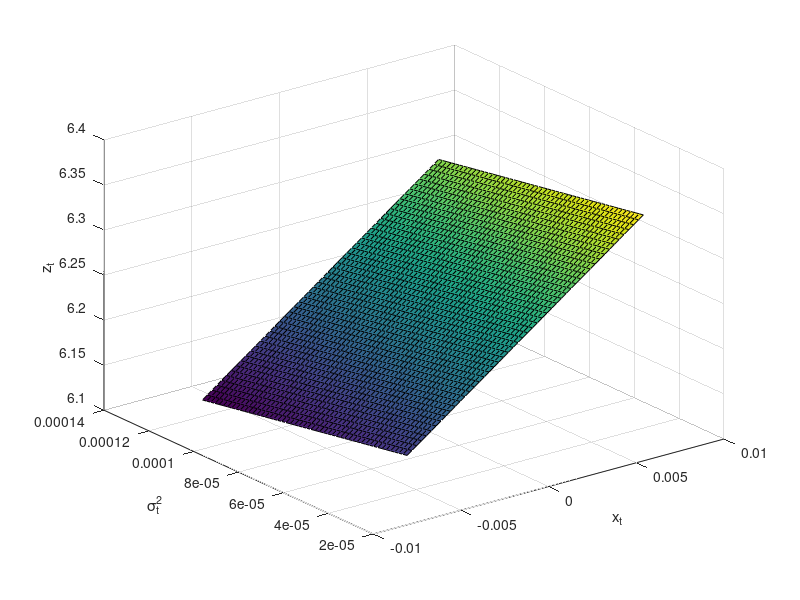
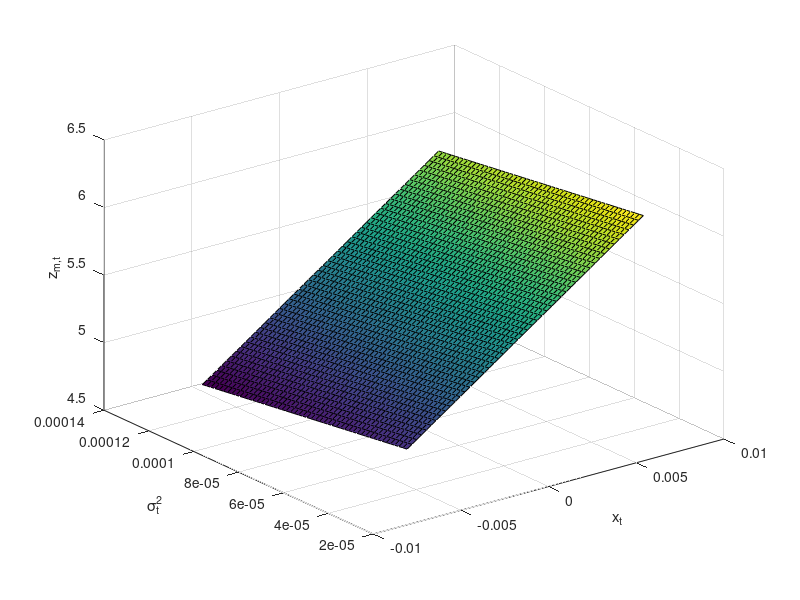
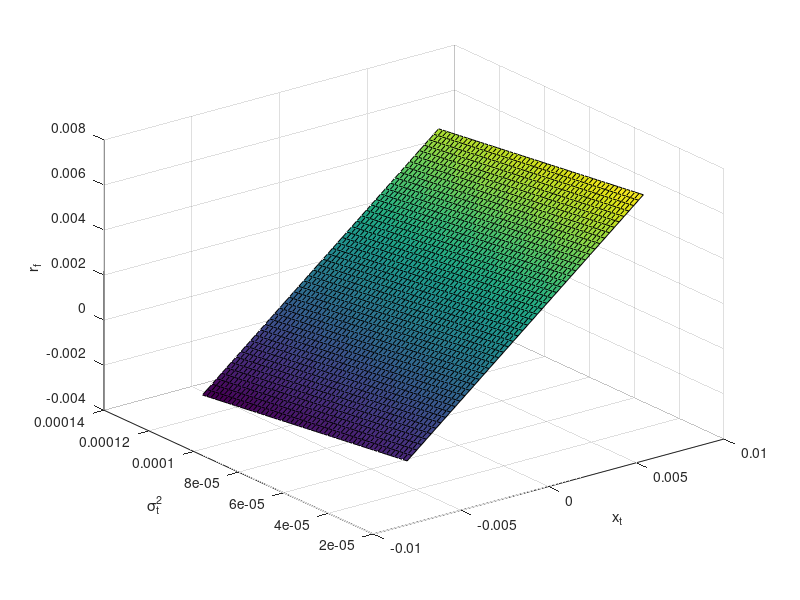
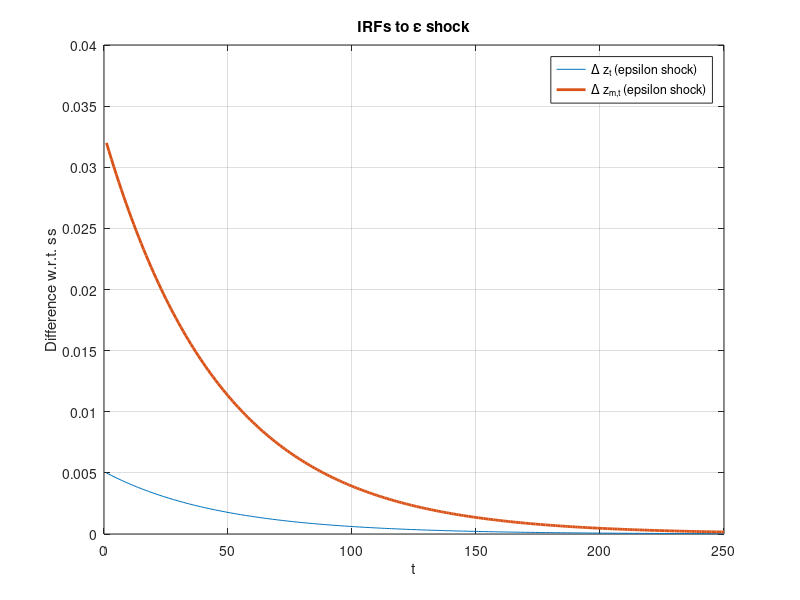

MATLAB code to generate these figures, in order:
%DIEGO ALVAREZ FLORES
%BY REPLICATION
%FIXED POINT METHOD
%DECEMBER, 2025

clear;
clc;

%% PARAMETERS
sigma=0.0078;
mu=0.0015;
rho=0.979;
psi=1.5;
gamma=10;
beta=0.998;
phi_e=0.044;
sigma_w=0.23e-5;
theta=(1-gamma)/(1-1/psi);
nu1=0.987;
phi=3;
mu_d=0.0015;
phi_d=4.5;

%% EQUATIONS (C0NSUMPTION)
function [k0] = function_k0(zbar,k1)
    k0=log(exp(zbar)+1)-k1*zbar;
end

function [k1] = function_k1(zbar)
    k1=exp(zbar)/(exp(zbar)+1);
end

function [A1] = function_A1(psi,k1,rho)
    A1=(1-1/psi)/(1-k1*rho);
end

function [A2] = function_A2(theta,psi,k1,A1,phi_e,nu1)
    A2=0.5*((theta-theta/psi)^2+(theta*k1*A1*phi_e)^2)/(theta*(1-k1*nu1));
end

function [A0] = function_A0(beta,mu,psi,k0,k1,A2,sigma_w,nu1,theta,sigma)
    A0=(log(beta)+mu*(1-1/psi)+k0+k1*A2*sigma^2*(1-nu1)+0.5*sigma_w^2*theta*(k1*A2)^2)/(1-k1);
end

%% FIXED-POINT (C0NSUMPTION)
function [k0,k1,A0,A1,A2,zbar] = solve_param_cons(beta,mu,psi,sigma_w,nu1,theta,rho,phi_e,sigma)
    zbar_init=0;
    max_iter=1000;
    terminate=0;
    crit=1e-9; 
    iter=1;
    while (terminate==0 & iter<max_iter)
        k1 = function_k1(zbar_init);
        k0 = function_k0(zbar_init,k1);
        A1 = function_A1(psi,k1,rho);
        A2 = function_A2(theta,psi,k1,A1,phi_e,nu1);
        A0 = function_A0(beta,mu,psi,k0,k1,A2,sigma_w,nu1,theta,sigma);
        zbar = A0+A2*sigma^2;
        if abs(zbar-zbar_init)<crit
            terminate=1;
        end        
        zbar_init=zbar;
        iter=iter+1;
    end
end

[k0,k1,A0,A1,A2,zbar] = solve_param_cons(beta,mu,psi,sigma_w,nu1,theta,rho,phi_e,sigma);

%% EQUATIONS (DIVIDEND)
function [k0m] = function_k0m(zbarm,k1m)
    k0m=log(exp(zbarm)+1)-k1m*zbarm;
end

function [k1m] = function_k1m(zbarm)
    k1m=exp(zbarm)/(exp(zbarm)+1);
end

function [A1m] = function_A1m(psi,k1m,rho,phi)
    A1m=(phi-1/psi)/(1-k1m*rho);
end

function [A2m] = function_A2m(theta,psi,k1,A1,phi_e,nu1,A2,k1m,A1m,phi_d)
    A2m = (A2*(1-theta)*(1-k1*nu1)+0.5*((theta-1-theta/psi)^2 ...
        +((theta-1)*k1*A1*phi_e+k1m*A1m*phi_e)^2+phi_d^2))/(1-k1m*nu1);
end

function [A0m] = function_A0m(beta,mu,psi,k0,k1,A2,sigma_w,nu1,theta,sigma,A0,k0m,k1m,A2m,mu_d)
    A0m = (theta*log(beta)+mu*(theta-1-theta/psi)+(theta-1)*(k0+A0*(k1-1))+(theta-1)*k1*A2*sigma^2*(1-nu1) ...
        +k0m+k1m*A2m*sigma^2*(1-nu1)+mu_d+0.5*sigma_w^2*((theta-1)*k1*A2+k1m*A2m)^2)/(1-k1m);
end

%% FIXED-POINT (DIVIDEND)
function [k0m,k1m,A0m,A1m,A2m,zbarm] = solve_param_div(beta,mu,psi,sigma_w,nu1,theta,rho,phi_e,sigma, ...
        phi,k0,k1,A0,A1,A2,phi_d,mu_d)
    zbarm_init=0;
    max_iter=1000;
    terminate=0;
    crit=1e-9; 
    iter=1;
    while (terminate==0 & iter<max_iter)
        k1m = function_k1m(zbarm_init);
        k0m = function_k0m(zbarm_init,k1m);
        A1m = function_A1m(psi,k1m,rho,phi);
        A2m = function_A2m(theta,psi,k1,A1,phi_e,nu1,A2,k1m,A1m,phi_d);
        A0m = function_A0m(beta,mu,psi,k0,k1,A2,sigma_w,nu1,theta,sigma,A0,k0m,k1m,A2m,mu_d);
        zbarm = A0m+A2m*sigma^2;
        if abs(zbarm-zbarm_init)<crit
            terminate=1;
        end        
        zbarm_init=zbarm;
        iter=iter+1;
    end
end

[k0m,k1m,A0m,A1m,A2m,zbarm] = solve_param_div(beta,mu,psi,sigma_w,nu1,theta,rho,phi_e,sigma, ...
        phi,k0,k1,A0,A1,A2,phi_d,mu_d);

%% LOG-LINEARIZATION
function [sigma2_grid] = simple_sigma2_grid(Ns2,sigma)
    sigma2_min=0.5*sigma^2;
    sigma2_max=2*sigma^2;
    sigma2_grid=linspace(sigma2_min,sigma2_max,Ns2);
end

function [x_grid] = simple_x_grid(Nx,phi_e,sigma,rho)
    std_x=sqrt((phi_e^2*sigma^2)/(1-rho^2));
    x_min=-4*std_x;
    x_max=4*std_x;
    x_grid=linspace(x_min,x_max,Nx);
end

function [zt] = function_log_zt(sigma2_grid,x_grid,A0,A1,A2)
    [SIGMA2,X]=ndgrid(sigma2_grid,x_grid);
    zt=A0+A1.*X+A2.*SIGMA2;
end

Ns2=50;
Nx=50;
[sigma2_grid]=simple_sigma2_grid(Ns2,sigma);
[x_grid]=simple_x_grid(Nx,phi_e,sigma,rho);
[zt] = function_log_zt(sigma2_grid,x_grid,A0,A1,A2);

figure(1)
surf(x_grid,sigma2_grid,zt)
xlabel('x_t'); ylabel('\sigma_t^2'); zlabel('z_t')
saveas(figure(1),'figure1.png')

function [ztm] = function_log_ztm(sigma2_grid,x_grid,A0m,A1m,A2m)
    [SIGMA2,X]=ndgrid(sigma2_grid,x_grid);
    ztm=A0m+A1m.*X+A2m.*SIGMA2;
end

[ztm] = function_log_ztm(sigma2_grid,x_grid,A0m,A1m,A2m);

figure(2)
surf(x_grid,sigma2_grid,ztm)
xlabel('x_t'); ylabel('\sigma_t^2'); zlabel('z_{m,t}')
saveas(figure(2),'figure2.png')

function [rf] = function_rf(beta,mu,psi,theta,k1,A1,A2,sigma_w,x_grid,sigma2_grid,phi_e)
    [SIGMA2,X]=ndgrid(sigma2_grid,x_grid);
    rf=-log(beta)+(1/psi)*mu+((theta-1)/2)*(k1*A2)^2*sigma_w^2+(1/psi)*X+ ...
        0.5*(theta-1-theta/psi^2)*SIGMA2+((theta-1)/2)*(k1*A1*phi_e)^2*SIGMA2;
end

[rf] = function_rf(beta,mu,psi,theta,k1,A1,A2,sigma_w,x_grid,sigma2_grid,phi_e);

figure(3)
surf(x_grid,sigma2_grid,rf)
xlabel('x_t'); ylabel('\sigma_t^2'); zlabel('r_f')
saveas(figure(3),'figure3.png')

%% IRFs

function [x,s2,diff_z,diff_zm] = function_irf_z_zm(T,x0,sigma20,rho,phi_e,nu1,sigma,sigma_w, ...
                        A0,A1,A2,A0m,A1m,A2m,shockType)
    shockSize=1;
    x=zeros(T+1,1);
    s2=zeros(T+1,1);
    x(1)=x0;
    s2(1)=sigma20;
    eps=zeros(T,1);
    omg=zeros(T,1);

    if strcmpi(shockType,'epsilon')
        eps(1)=shockSize;
    elseif strcmpi(shockType,'omega')
        omg(1)=shockSize;
    else
        error('shockType must be ''epsilon'' or ''omega');
    end

    for t=1:T
        x(t+1)=rho*x(t)+phi_e*sqrt(s2(t))*eps(t);
        s2(t+1)=sigma^2+nu1*(s2(t)-sigma^2)+sigma_w*omg(t);
        s2(t+1)=max(s2(t+1),0);
    end

    z=A0+A1.*x+A2.*s2;
    zm=A0m+A1m.*x+A2m.*s2;
    z_ss= A0+A2*sigma^2;
    zm_ss=A0m+A2m*sigma^2;
    diff_z=z-z_ss;
    diff_zm=zm-zm_ss;
end

T=250;
t=(1:T)';
x_ss=0; % Unconditional expectation of x_t
sigma2_ss=sigma^2; % Unconditional expectation of sigma_t^2

[x_eps,s2_eps,diff_z_eps,diff_zm_eps] = function_irf_z_zm(T,x_ss,sigma2_ss,rho,phi_e,nu1,sigma,sigma_w, ...
                   A0,A1,A2,A0m,A1m,A2m,"epsilon");

[x_omega,s2_omega,diff_z_omega,diff_zm_omega] = function_irf_z_zm(T,x_ss,sigma2_ss,rho,phi_e,nu1,sigma,sigma_w, ...
                   A0,A1,A2,A0m,A1m,A2m,"omega");

figure(4)
plot(t,diff_z_eps(2:end),t,diff_zm_eps(2:end),'LineWidth',2);
grid on;xlabel('t');ylabel('Difference w.r.t. ss');
legend('\Delta z_t (epsilon shock)','\Delta z_{m,t} (epsilon shock)','Location','Best');
title('IRFs to \epsilon shock');
saveas(figure(4),'figure4.png')

figure(5)
plot(t,diff_z_omega(2:end),t,diff_zm_omega(2:end),'LineWidth',2);
grid on;xlabel('t');ylabel('Difference w.r.t. ss');
legend('\Delta z_t (omega shock)','\Delta z_{m,t} (omega shock)','Location','Best');
title('IRFs to \omega shock');
saveas(figure(5),'figure5.png')
